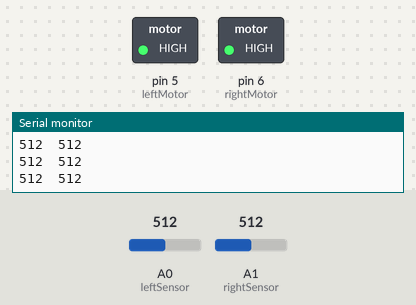
A sketch run on a simulated Arduino Uno, built with avr-gcc and run on an emulated ATmega328P. Shown: switched loads named in the sketch (green lamp = pin HIGH), the last lines printed to the serial monitor. The inputs (shaded band) are chosen by the test bench; at power-on: A0 (leftSensor) = 512, A1 (rightSensor) = 512.

Above: at 1.2 s.
1.3 s: A0 (leftSensor) set to 716
At 2.1 s:
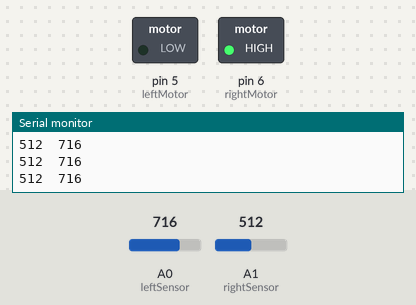
2.8 s: A1 (rightSensor) set to 900
At 4.0 s:
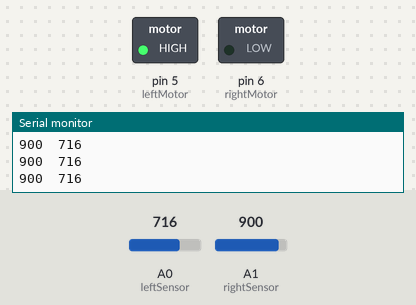
4.3 s: A1 (rightSensor) set to 716
At 5.2 s:
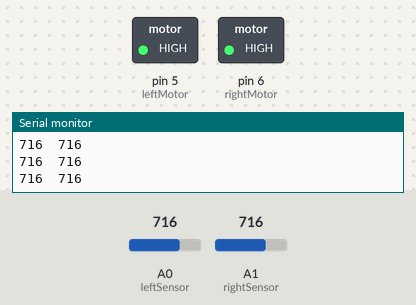
5.8 s: A1 (rightSensor) set to 0
At 6.3 s:
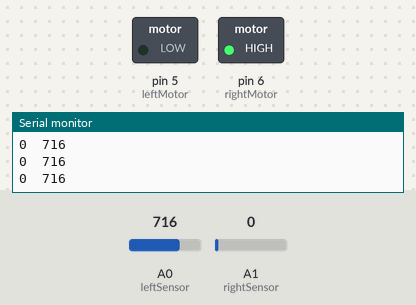
7.3 s: A0 (leftSensor) set to 0
At 7.6 s:
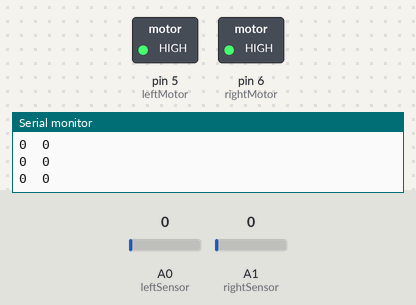
Timing chart, 0 to 10.3 s (numbered marks = the images above; inputs shaded):
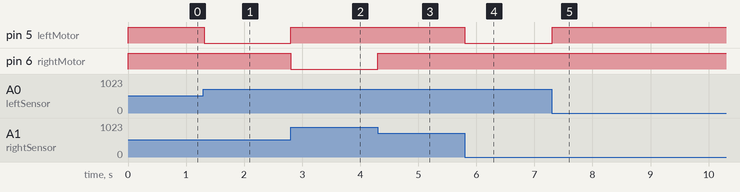

Measured:
- after the input at 1.3 s, pin 5 (leftMotor): HIGH → LOW at once
- after the input at 2.8 s, pin 5 (leftMotor): LOW → HIGH at once; pin 6 (rightMotor): HIGH → LOW at once
- after the input at 4.3 s, pin 6 (rightMotor): LOW → HIGH at once
- after the input at 5.8 s, pin 5 (leftMotor): HIGH → LOW at once
- after the input at 7.3 s, pin 5 (leftMotor): LOW → HIGH at once

The sketch:

seekingLight.ino
```cpp
/*
This program makes Carmen Miranda seek light
*/

// motors
const int rightMotor = 6;
const int leftMotor = 5;


// sensors
const int rightSensor = A1;
const int leftSensor = A0;

void setup()
{
	// Set the mode of the digital pins to outputs to drive the motors
	// (the analog inputs are automatically inputs and so don’t need to be set)
	pinMode( rightMotor, OUTPUT ); // motor
	pinMode( leftMotor , OUTPUT ); // motor
	Serial.begin(9600);
}

void loop()
{

  Serial.print(analogRead(rightSensor));
  Serial.print('\t');
  Serial.print(analogRead(leftSensor));
  Serial.println();

  // Compare the two light sensors
  if ( analogRead( rightSensor ) > analogRead( leftSensor )  ) // If right light sensor has more light than the other ...
  {
    digitalWrite( rightMotor, LOW ); // turn right motor off ...
    digitalWrite( leftMotor, HIGH ); // and left motor on to turn right
  }

  else if ( analogRead( rightSensor ) < analogRead( leftSensor )  ) // If the other
  {
    digitalWrite( leftMotor, LOW ); // turn left motor off ...
    digitalWrite( rightMotor, HIGH ); // and right motor on to turn left
  }

  else if ( analogRead( rightSensor ) == analogRead( rightSensor )  ) // If they read the same value
  {
    digitalWrite( rightMotor, HIGH ); // turn both on
    digitalWrite( leftMotor, HIGH ); // and go forward
  }

  delay (10);

}
```
